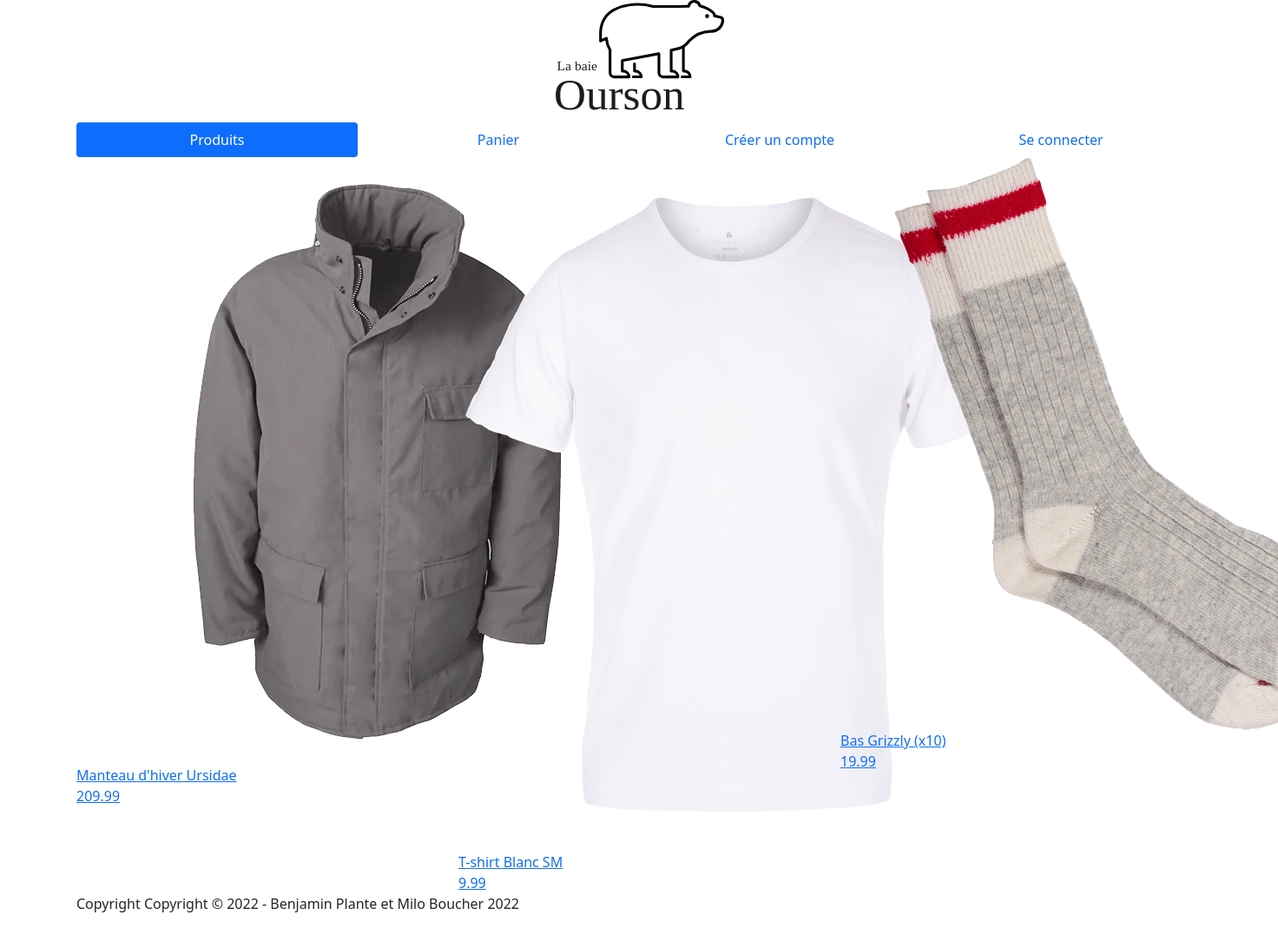
The page / on the database its author committed.
### tables this page shows
CREATE TABLE product
(
    sku         int           NOT NULL,
    name        VARCHAR(255)   NOT NULL,
    description TEXT           NOT NULL,
    price       DECIMAL(15, 2) NOT NULL,
    PRIMARY KEY (sku)
);

### includes/functions.inc.php (called while the page is built, shortened)
<?php
function getAllProduct($db){
  $datas = array(
  );
  $sql = "SELECT * FROM product";
  $qry = $db ->prepare($sql);
  $qry->execute($datas);
  $product = $qry->fetchAll();
  return $product;
}

### pages/accueil.php (the view, shortened to what this page needs)
<?php
try {
    $db = new PDO('mysql:host=localhost;dbname=' . DBNAME . ';charset=utf8', DBUSERNAME, DBPASSWORD);
} catch (PDOException $e) {
    echo "Impossible de se connecter!";
    die();
}
$products = getAllProduct($db);
?>
<!doctype html>
<html class="no-js" lang="">
<?php require DOCROOT . '/includes/head.inc.php'; ?>
<body>
    <?php require DOCROOT . '/includes/header.inc.php'; ?>
    <main class="container">
        <div class='row'>
        <?php
        foreach ($products as $product) {
            echo "<div class='col-4'>
                    <a href='product?sku=" . $product["sku"] . "'>
                        <img src='../img/".$product["sku"].".png' alt='".$product["description"]."'>".$product["name"]."</br>
                        ".$product["price"]."
                    </a>
                  </div>";
        }
        ?>
        </div>
    </main>
    <?php require DOCROOT . '/includes/footer.inc.php'; ?>
</body>
</html>

### index.php (shortened to what this page needs)
<?php
  require DOCROOT."/includes/functions.inc.php";
  if(isset($_GET["page"])){
      $filename =  DOCROOT."/pages/".$_GET["page"].".php";
      if (file_exists($filename)) {
          require DOCROOT."/pages/".$_GET["page"].".php";
      } else {
          redirect("404.html");
      }
  }else{
      require DOCROOT."/pages/accueil.php";
  }

### includes/head.inc.php (shortened to what this page needs)
<head>
  <link rel="stylesheet" href="css/normalize.css">
  <link href="https://cdn.jsdelivr.net/npm/bootstrap@5.0.2/dist/css/bootstrap.min.css" rel="stylesheet">
  <link rel="stylesheet" href="css/main.css">
</head>

### includes/header.inc.php
<header class="container">
  <div class="row">
    <div class="col-5">
    </div>
    <div class="col-2">
      <a href="/"><img src="../img/company_logo.svg" alt="Logo de La baie Ourson"></a>
    </div>
    <div class="col-5">
    </div>
  </div>
  <div class="row">
    <div class="col">
      <ul class="nav nav-pills nav-justified">
        <li class="nav-item">
          <a class="nav-link <?php if(PAGEALIAS == "accueil"){ echo "active";} ?>" aria-current="page" href="/">Produits</a>
        </li>
        <li class="nav-item">
          <a class="nav-link <?php if(PAGEALIAS == "cart"){ echo "active";} ?>" href="/?page=cart">Panier</a>
        </li>
        <?php
        $isConnected = false;
        if (!$isConnected) :
        ?>
          <li class="nav-item">
            <a class="nav-link <?php if(PAGEALIAS == "signup"){ echo "active";} ?>" href="/?page=signup">Créer un compte</a>
          </li>
          <li class="nav-item">
            <a class="nav-link <?php if(PAGEALIAS == "signin"){ echo "active";} ?>" href="/?page=signin">Se connecter</a>
          </li>
        <?php
        else :
        ?>
          <li class="nav-item">
            <a class="nav-link" href="/?page=signout">Se déconnecter</a>
          </li>
        <?php
        endif;
        ?>
      </ul>
    </div>
  </div>
</header>

### includes/footer.inc.php
<footer class="container">
  <p>Copyright <?php echo SITEOWNER." ".date("Y"); ?></p>
</footer>

### css/main.css (style rules this page uses)
html { color: #222; font-size: 1em; line-height: 1.4; }
audio, canvas, iframe, img, svg, video { vertical-align: middle; }

### rows shown on the page
product: sku (picture), name "Manteau d'hiver Ursidae", price "209.99"
product: sku (picture), name "T-shirt Blanc SM", price "9.99"
product: sku (picture), name "Bas Grizzly (x10)", price "19.99"

### other values the page prints
SITEOWNER "Copyright © 2022 - Benjamin Plante et Milo Boucher"
